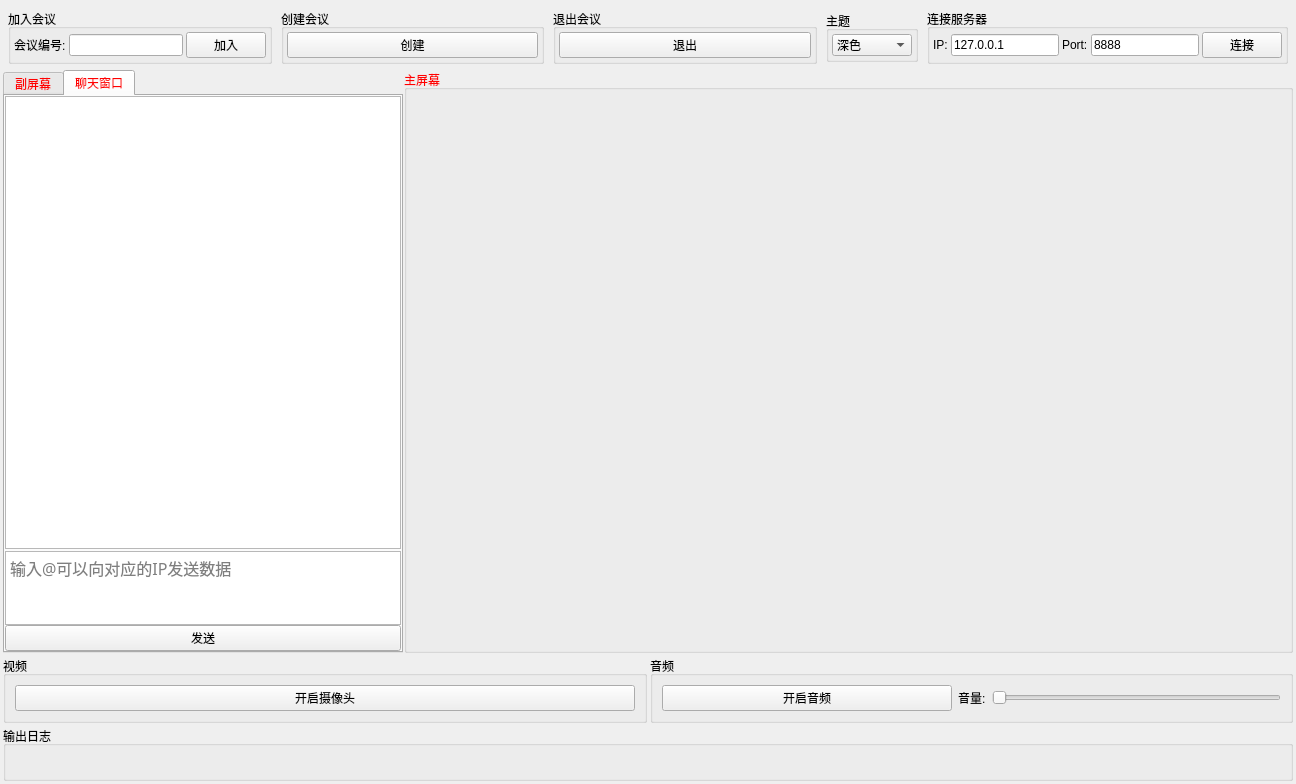
<?xml version="1.0" encoding="UTF-8"?>
<ui version="4.0">
 <class>Widget</class>
 <widget class="QWidget" name="Widget">
  <property name="enabled">
   <bool>true</bool>
  </property>
  <property name="geometry">
   <rect>
    <x>0</x>
    <y>0</y>
    <width>1296</width>
    <height>784</height>
   </rect>
  </property>
  <property name="sizePolicy">
   <sizepolicy hsizetype="Preferred" vsizetype="Fixed">
    <horstretch>0</horstretch>
    <verstretch>0</verstretch>
   </sizepolicy>
  </property>
  <property name="minimumSize">
   <size>
    <width>900</width>
    <height>600</height>
   </size>
  </property>
  <property name="windowTitle">
   <string>云会议</string>
  </property>
  <layout class="QVBoxLayout" name="verticalLayout">
   <property name="spacing">
    <number>3</number>
   </property>
   <property name="leftMargin">
    <number>3</number>
   </property>
   <property name="topMargin">
    <number>3</number>
   </property>
   <property name="rightMargin">
    <number>3</number>
   </property>
   <property name="bottomMargin">
    <number>3</number>
   </property>
   <item>
    <layout class="QHBoxLayout" name="horizontalLayout">
     <property name="spacing">
      <number>9</number>
     </property>
     <property name="leftMargin">
      <number>5</number>
     </property>
     <property name="topMargin">
      <number>6</number>
     </property>
     <property name="rightMargin">
      <number>5</number>
     </property>
     <property name="bottomMargin">
      <number>3</number>
     </property>
     <item>
      <widget class="QGroupBox" name="joinmeetBox">
       <property name="sizePolicy">
        <sizepolicy hsizetype="Expanding" vsizetype="Fixed">
         <horstretch>0</horstretch>
         <verstretch>0</verstretch>
        </sizepolicy>
       </property>
       <property name="cursor">
        <cursorShape>ArrowCursor</cursorShape>
       </property>
       <property name="title">
        <string>加入会议</string>
       </property>
       <layout class="QHBoxLayout" name="horizontalLayout_2">
        <property name="spacing">
         <number>3</number>
        </property>
        <property name="leftMargin">
         <number>3</number>
        </property>
        <property name="topMargin">
         <number>3</number>
        </property>
        <property name="rightMargin">
         <number>3</number>
        </property>
        <property name="bottomMargin">
         <number>3</number>
        </property>
        <item>
         <widget class="QLabel" name="joinmeet_label">
          <property name="text">
           <string>会议编号:</string>
          </property>
         </widget>
        </item>
        <item>
         <widget class="QLineEdit" name="meetno"/>
        </item>
        <item>
         <widget class="QPushButton" name="joinmeetBtn">
          <property name="cursor">
           <cursorShape>ArrowCursor</cursorShape>
          </property>
          <property name="text">
           <string>加入</string>
          </property>
         </widget>
        </item>
       </layout>
      </widget>
     </item>
     <item>
      <widget class="QGroupBox" name="createmeetBox">
       <property name="sizePolicy">
        <sizepolicy hsizetype="Expanding" vsizetype="Fixed">
         <horstretch>0</horstretch>
         <verstretch>0</verstretch>
        </sizepolicy>
       </property>
       <property name="cursor">
        <cursorShape>ArrowCursor</cursorShape>
       </property>
       <property name="title">
        <string>创建会议</string>
       </property>
       <layout class="QHBoxLayout" name="horizontalLayout_3">
        <property name="spacing">
         <number>3</number>
        </property>
        <property name="leftMargin">
         <number>3</number>
        </property>
        <property name="topMargin">
         <number>3</number>
        </property>
        <property name="rightMargin">
         <number>3</number>
        </property>
        <property name="bottomMargin">
         <number>3</number>
        </property>
        <item>
         <widget class="QPushButton" name="createmeetBtn">
          <property name="cursor">
           <cursorShape>ArrowCursor</cursorShape>
          </property>
          <property name="text">
           <string>创建</string>
          </property>
         </widget>
        </item>
       </layout>
      </widget>
     </item>
     <item>
      <widget class="QGroupBox" name="exitmeetBox">
       <property name="sizePolicy">
        <sizepolicy hsizetype="Expanding" vsizetype="Fixed">
         <horstretch>0</horstretch>
         <verstretch>0</verstretch>
        </sizepolicy>
       </property>
       <property name="cursor">
        <cursorShape>ArrowCursor</cursorShape>
       </property>
       <property name="title">
        <string>退出会议</string>
       </property>
       <layout class="QHBoxLayout" name="horizontalLayout_4">
        <property name="spacing">
         <number>3</number>
        </property>
        <property name="leftMargin">
         <number>3</number>
        </property>
        <property name="topMargin">
         <number>3</number>
        </property>
        <property name="rightMargin">
         <number>3</number>
        </property>
        <property name="bottomMargin">
         <number>3</number>
        </property>
        <item>
         <widget class="QPushButton" name="exitmeetBtn">
          <property name="cursor">
           <cursorShape>ArrowCursor</cursorShape>
          </property>
          <property name="text">
           <string>退出</string>
          </property>
         </widget>
        </item>
       </layout>
      </widget>
     </item>
     <item>
      <widget class="QGroupBox" name="themeBox">
       <property name="sizePolicy">
        <sizepolicy hsizetype="Fixed" vsizetype="Fixed">
         <horstretch>0</horstretch>
         <verstretch>0</verstretch>
        </sizepolicy>
       </property>
       <property name="title">
        <string>主题</string>
       </property>
       <layout class="QHBoxLayout" name="horizontalLayout_theme">
        <property name="spacing">
         <number>3</number>
        </property>
        <property name="leftMargin">
         <number>3</number>
        </property>
        <property name="topMargin">
         <number>3</number>
        </property>
        <property name="rightMargin">
         <number>3</number>
        </property>
        <property name="bottomMargin">
         <number>3</number>
        </property>
        <item>
         <widget class="QComboBox" name="themeComboBox">
          <property name="minimumSize">
           <size>
            <width>80</width>
            <height>0</height>
           </size>
          </property>
          <item>
           <property name="text">
            <string>深色</string>
           </property>
          </item>
          <item>
           <property name="text">
            <string>浅色</string>
           </property>
          </item>
         </widget>
        </item>
       </layout>
      </widget>
     </item>
     <item>
      <widget class="QGroupBox" name="groupBox_4">
       <property name="title">
        <string>连接服务器</string>
       </property>
       <layout class="QHBoxLayout" name="horizontalLayout_7">
        <property name="spacing">
         <number>3</number>
        </property>
        <property name="leftMargin">
         <number>3</number>
        </property>
        <property name="topMargin">
         <number>3</number>
        </property>
        <property name="rightMargin">
         <number>3</number>
        </property>
        <property name="bottomMargin">
         <number>3</number>
        </property>
        <item>
         <widget class="QLabel" name="label">
          <property name="text">
           <string>IP:</string>
          </property>
         </widget>
        </item>
        <item>
         <widget class="QLineEdit" name="ip">
          <property name="sizePolicy">
           <sizepolicy hsizetype="Minimum" vsizetype="Fixed">
            <horstretch>0</horstretch>
            <verstretch>0</verstretch>
           </sizepolicy>
          </property>
          <property name="minimumSize">
           <size>
            <width>0</width>
            <height>0</height>
           </size>
          </property>
          <property name="text">
           <string>127.0.0.1</string>
          </property>
         </widget>
        </item>
        <item>
         <widget class="QLabel" name="label_2">
          <property name="text">
           <string>Port:</string>
          </property>
         </widget>
        </item>
        <item>
         <widget class="QLineEdit" name="port">
          <property name="sizePolicy">
           <sizepolicy hsizetype="Minimum" vsizetype="Fixed">
            <horstretch>0</horstretch>
            <verstretch>0</verstretch>
           </sizepolicy>
          </property>
          <property name="maximumSize">
           <size>
            <width>300</width>
            <height>16777215</height>
           </size>
          </property>
          <property name="text">
           <string>8888</string>
          </property>
         </widget>
        </item>
        <item>
         <widget class="QPushButton" name="connServer">
          <property name="text">
           <string>连接</string>
          </property>
         </widget>
        </item>
       </layout>
      </widget>
     </item>
    </layout>
   </item>
   <item>
    <layout class="QHBoxLayout" name="horizontalLayout_5">
     <property name="spacing">
      <number>1</number>
     </property>
     <item>
      <widget class="QTabWidget" name="tabWidget">
       <property name="sizePolicy">
        <sizepolicy hsizetype="Minimum" vsizetype="Expanding">
         <horstretch>0</horstretch>
         <verstretch>0</verstretch>
        </sizepolicy>
       </property>
       <property name="minimumSize">
        <size>
         <width>400</width>
         <height>0</height>
        </size>
       </property>
       <property name="palette">
        <palette>
         <active>
          <colorrole role="WindowText">
           <brush brushstyle="SolidPattern">
            <color alpha="255">
             <red>255</red>
             <green>0</green>
             <blue>0</blue>
            </color>
           </brush>
          </colorrole>
          <colorrole role="Text">
           <brush brushstyle="SolidPattern">
            <color alpha="255">
             <red>255</red>
             <green>0</green>
             <blue>0</blue>
            </color>
           </brush>
          </colorrole>
          <colorrole role="PlaceholderText">
           <brush brushstyle="SolidPattern">
            <color alpha="128">
             <red>255</red>
             <green>0</green>
             <blue>0</blue>
            </color>
           </brush>
          </colorrole>
         </active>
         <inactive>
          <colorrole role="WindowText">
           <brush brushstyle="SolidPattern">
            <color alpha="255">
             <red>255</red>
             <green>0</green>
             <blue>0</blue>
            </color>
           </brush>
          </colorrole>
          <colorrole role="Text">
           <brush brushstyle="SolidPattern">
            <color alpha="255">
             <red>255</red>
             <green>0</green>
             <blue>0</blue>
            </color>
           </brush>
          </colorrole>
          <colorrole role="PlaceholderText">
           <brush brushstyle="SolidPattern">
            <color alpha="128">
             <red>255</red>
             <green>0</green>
             <blue>0</blue>
            </color>
           </brush>
          </colorrole>
         </inactive>
         <disabled>
          <colorrole role="WindowText">
           <brush brushstyle="SolidPattern">
            <color alpha="255">
             <red>120</red>
             <green>120</green>
             <blue>120</blue>
            </color>
           </brush>
          </colorrole>
          <colorrole role="Text">
           <brush brushstyle="SolidPattern">
            <color alpha="255">
             <red>120</red>
             <green>120</green>
             <blue>120</blue>
            </color>
           </brush>
          </colorrole>
          <colorrole role="PlaceholderText">
           <brush brushstyle="SolidPattern">
            <color alpha="128">
             <red>0</red>
             <green>0</green>
             <blue>0</blue>
            </color>
           </brush>
          </colorrole>
         </disabled>
        </palette>
       </property>
       <property name="tabShape">
        <enum>QTabWidget::Rounded</enum>
       </property>
       <property name="currentIndex">
        <number>1</number>
       </property>
       <property name="usesScrollButtons">
        <bool>true</bool>
       </property>
       <widget class="QWidget" name="tab_5">
        <attribute name="title">
         <string>副屏幕</string>
        </attribute>
        <layout class="QVBoxLayout" name="verticalLayout_5">
         <property name="spacing">
          <number>0</number>
         </property>
         <property name="leftMargin">
          <number>0</number>
         </property>
         <property name="topMargin">
          <number>0</number>
         </property>
         <property name="rightMargin">
          <number>0</number>
         </property>
         <property name="bottomMargin">
          <number>0</number>
         </property>
         <item>
          <widget class="QScrollArea" name="scrollArea">
           <property name="lineWidth">
            <number>0</number>
           </property>
           <property name="widgetResizable">
            <bool>true</bool>
           </property>
           <widget class="QWidget" name="scrollAreaWidgetContents">
            <property name="geometry">
             <rect>
              <x>0</x>
              <y>0</y>
              <width>392</width>
              <height>585</height>
             </rect>
            </property>
            <property name="sizePolicy">
             <sizepolicy hsizetype="Expanding" vsizetype="Expanding">
              <horstretch>0</horstretch>
              <verstretch>0</verstretch>
             </sizepolicy>
            </property>
            <layout class="QVBoxLayout" name="verticalLayout_3">
             <property name="spacing">
              <number>3</number>
             </property>
             <property name="leftMargin">
              <number>0</number>
             </property>
             <property name="topMargin">
              <number>0</number>
             </property>
             <property name="rightMargin">
              <number>0</number>
             </property>
             <property name="bottomMargin">
              <number>0</number>
             </property>
            </layout>
           </widget>
          </widget>
         </item>
        </layout>
       </widget>
       <widget class="QWidget" name="tab_6">
        <property name="sizePolicy">
         <sizepolicy hsizetype="Expanding" vsizetype="Expanding">
          <horstretch>0</horstretch>
          <verstretch>0</verstretch>
         </sizepolicy>
        </property>
        <attribute name="title">
         <string>聊天窗口</string>
        </attribute>
        <layout class="QVBoxLayout" name="verticalLayout_6">
         <property name="spacing">
          <number>2</number>
         </property>
         <property name="leftMargin">
          <number>0</number>
         </property>
         <property name="topMargin">
          <number>0</number>
         </property>
         <property name="rightMargin">
          <number>0</number>
         </property>
         <property name="bottomMargin">
          <number>0</number>
         </property>
         <item>
          <widget class="QListWidget" name="listWidget">
           <property name="focusPolicy">
            <enum>Qt::NoFocus</enum>
           </property>
           <property name="horizontalScrollBarPolicy">
            <enum>Qt::ScrollBarAlwaysOff</enum>
           </property>
           <property name="sizeAdjustPolicy">
            <enum>QAbstractScrollArea::AdjustToContents</enum>
           </property>
           <property name="autoScrollMargin">
            <number>0</number>
           </property>
           <property name="itemAlignment">
            <set>Qt::AlignLeading|Qt::AlignLeft|Qt::AlignRight|Qt::AlignTrailing</set>
           </property>
          </widget>
         </item>
         <item>
          <widget class="QWidget" name="widget" native="true">
           <property name="sizePolicy">
            <sizepolicy hsizetype="Preferred" vsizetype="Minimum">
             <horstretch>0</horstretch>
             <verstretch>0</verstretch>
            </sizepolicy>
           </property>
           <property name="maximumSize">
            <size>
             <width>16777215</width>
             <height>100</height>
            </size>
           </property>
           <layout class="QVBoxLayout" name="verticalLayout_7">
            <property name="spacing">
             <number>0</number>
            </property>
            <property name="leftMargin">
             <number>0</number>
            </property>
            <property name="topMargin">
             <number>0</number>
            </property>
            <property name="rightMargin">
             <number>0</number>
            </property>
            <property name="bottomMargin">
             <number>0</number>
            </property>
            <item>
             <widget class="MyTextEdit" name="plainTextEdit">
              <property name="sizePolicy">
               <sizepolicy hsizetype="Minimum" vsizetype="Expanding">
                <horstretch>0</horstretch>
                <verstretch>0</verstretch>
               </sizepolicy>
              </property>
              <property name="maximumSize">
               <size>
                <width>16777215</width>
                <height>80</height>
               </size>
              </property>
              <property name="palette">
               <palette>
                <active>
                 <colorrole role="WindowText">
                  <brush brushstyle="SolidPattern">
                   <color alpha="255">
                    <red>0</red>
                    <green>0</green>
                    <blue>0</blue>
                   </color>
                  </brush>
                 </colorrole>
                 <colorrole role="Text">
                  <brush brushstyle="SolidPattern">
                   <color alpha="255">
                    <red>0</red>
                    <green>0</green>
                    <blue>0</blue>
                   </color>
                  </brush>
                 </colorrole>
                 <colorrole role="PlaceholderText">
                  <brush brushstyle="NoBrush">
                   <color alpha="128">
                    <red>0</red>
                    <green>0</green>
                    <blue>0</blue>
                   </color>
                  </brush>
                 </colorrole>
                </active>
                <inactive>
                 <colorrole role="WindowText">
                  <brush brushstyle="SolidPattern">
                   <color alpha="255">
                    <red>0</red>
                    <green>0</green>
                    <blue>0</blue>
                   </color>
                  </brush>
                 </colorrole>
                 <colorrole role="Text">
                  <brush brushstyle="SolidPattern">
                   <color alpha="255">
                    <red>0</red>
                    <green>0</green>
                    <blue>0</blue>
                   </color>
                  </brush>
                 </colorrole>
                 <colorrole role="PlaceholderText">
                  <brush brushstyle="NoBrush">
                   <color alpha="128">
                    <red>0</red>
                    <green>0</green>
                    <blue>0</blue>
                   </color>
                  </brush>
                 </colorrole>
                </inactive>
                <disabled>
                 <colorrole role="WindowText">
                  <brush brushstyle="SolidPattern">
                   <color alpha="255">
                    <red>120</red>
                    <green>120</green>
                    <blue>120</blue>
                   </color>
                  </brush>
                 </colorrole>
                 <colorrole role="Text">
                  <brush brushstyle="SolidPattern">
                   <color alpha="255">
                    <red>120</red>
                    <green>120</green>
                    <blue>120</blue>
                   </color>
                  </brush>
                 </colorrole>
                 <colorrole role="PlaceholderText">
                  <brush brushstyle="NoBrush">
                   <color alpha="128">
                    <red>0</red>
                    <green>0</green>
                    <blue>0</blue>
                   </color>
                  </brush>
                 </colorrole>
                </disabled>
               </palette>
              </property>
              <property name="font">
               <font>
                <family>Microsoft YaHei</family>
                <pointsize>12</pointsize>
               </font>
              </property>
              <property name="placeholderText">
               <string notr="true">输入@可以向对应的IP发送数据</string>
              </property>
             </widget>
            </item>
            <item>
             <widget class="QPushButton" name="sendmsg">
              <property name="text">
               <string>发送</string>
              </property>
             </widget>
            </item>
           </layout>
          </widget>
         </item>
        </layout>
       </widget>
      </widget>
     </item>
     <item>
      <widget class="QGroupBox" name="groupBox_2">
       <property name="sizePolicy">
        <sizepolicy hsizetype="Expanding" vsizetype="Expanding">
         <horstretch>0</horstretch>
         <verstretch>0</verstretch>
        </sizepolicy>
       </property>
       <property name="palette">
        <palette>
         <active>
          <colorrole role="WindowText">
           <brush brushstyle="SolidPattern">
            <color alpha="255">
             <red>255</red>
             <green>0</green>
             <blue>0</blue>
            </color>
           </brush>
          </colorrole>
         </active>
         <inactive>
          <colorrole role="WindowText">
           <brush brushstyle="SolidPattern">
            <color alpha="255">
             <red>255</red>
             <green>0</green>
             <blue>0</blue>
            </color>
           </brush>
          </colorrole>
         </inactive>
         <disabled>
          <colorrole role="WindowText">
           <brush brushstyle="SolidPattern">
            <color alpha="255">
             <red>120</red>
             <green>120</green>
             <blue>120</blue>
            </color>
           </brush>
          </colorrole>
         </disabled>
        </palette>
       </property>
       <property name="title">
        <string>主屏幕</string>
       </property>
       <layout class="QGridLayout" name="gridLayout">
        <property name="leftMargin">
         <number>0</number>
        </property>
        <property name="topMargin">
         <number>0</number>
        </property>
        <property name="rightMargin">
         <number>0</number>
        </property>
        <property name="bottomMargin">
         <number>0</number>
        </property>
        <property name="spacing">
         <number>0</number>
        </property>
        <item row="0" column="0">
         <widget class="QLabel" name="mainshow_label">
          <property name="sizePolicy">
           <sizepolicy hsizetype="Expanding" vsizetype="Expanding">
            <horstretch>0</horstretch>
            <verstretch>0</verstretch>
           </sizepolicy>
          </property>
          <property name="text">
           <string/>
          </property>
          <property name="openExternalLinks">
           <bool>false</bool>
          </property>
         </widget>
        </item>
       </layout>
      </widget>
     </item>
    </layout>
   </item>
   <item>
    <layout class="QHBoxLayout" name="horizontalLayout_6">
     <item>
      <widget class="QGroupBox" name="groupBox_5">
       <property name="sizePolicy">
        <sizepolicy hsizetype="Expanding" vsizetype="Preferred">
         <horstretch>0</horstretch>
         <verstretch>0</verstretch>
        </sizepolicy>
       </property>
       <property name="title">
        <string>视频</string>
       </property>
       <layout class="QHBoxLayout" name="horizontalLayout_9">
        <item>
         <widget class="QPushButton" name="openVedio">
          <property name="text">
           <string>开启摄像头</string>
          </property>
         </widget>
        </item>
       </layout>
      </widget>
     </item>
     <item>
      <widget class="QGroupBox" name="groupBox_6">
       <property name="title">
        <string>音频</string>
       </property>
       <layout class="QHBoxLayout" name="horizontalLayout_8">
        <item>
         <widget class="QPushButton" name="openAudio">
          <property name="sizePolicy">
           <sizepolicy hsizetype="Expanding" vsizetype="Fixed">
            <horstretch>0</horstretch>
            <verstretch>0</verstretch>
           </sizepolicy>
          </property>
          <property name="text">
           <string>开启音频</string>
          </property>
         </widget>
        </item>
        <item>
         <widget class="QLabel" name="label_3">
          <property name="text">
           <string>音量:</string>
          </property>
         </widget>
        </item>
        <item>
         <widget class="QSlider" name="horizontalSlider">
          <property name="orientation">
           <enum>Qt::Horizontal</enum>
          </property>
         </widget>
        </item>
       </layout>
      </widget>
     </item>
    </layout>
   </item>
   <item>
    <widget class="QGroupBox" name="groupBox_3">
     <property name="sizePolicy">
      <sizepolicy hsizetype="Expanding" vsizetype="Fixed">
       <horstretch>0</horstretch>
       <verstretch>0</verstretch>
      </sizepolicy>
     </property>
     <property name="title">
      <string>输出日志</string>
     </property>
     <layout class="QVBoxLayout" name="verticalLayout_2">
      <property name="spacing">
       <number>6</number>
      </property>
      <property name="leftMargin">
       <number>9</number>
      </property>
      <property name="topMargin">
       <number>9</number>
      </property>
      <property name="rightMargin">
       <number>9</number>
      </property>
      <property name="bottomMargin">
       <number>9</number>
      </property>
      <item>
       <widget class="QLabel" name="outlog">
        <property name="sizePolicy">
         <sizepolicy hsizetype="Expanding" vsizetype="Preferred">
          <horstretch>0</horstretch>
          <verstretch>0</verstretch>
         </sizepolicy>
        </property>
        <property name="palette">
         <palette>
          <active>
           <colorrole role="WindowText">
            <brush brushstyle="SolidPattern">
             <color alpha="255">
              <red>255</red>
              <green>0</green>
              <blue>0</blue>
             </color>
            </brush>
           </colorrole>
          </active>
          <inactive>
           <colorrole role="WindowText">
            <brush brushstyle="SolidPattern">
             <color alpha="255">
              <red>255</red>
              <green>0</green>
              <blue>0</blue>
             </color>
            </brush>
           </colorrole>
          </inactive>
          <disabled>
           <colorrole role="WindowText">
            <brush brushstyle="SolidPattern">
             <color alpha="255">
              <red>120</red>
              <green>120</green>
              <blue>120</blue>
             </color>
            </brush>
           </colorrole>
          </disabled>
         </palette>
        </property>
        <property name="text">
         <string/>
        </property>
       </widget>
      </item>
     </layout>
    </widget>
   </item>
  </layout>
 </widget>
 <customwidgets>
  <customwidget>
   <class>MyTextEdit</class>
   <extends>QPlainTextEdit</extends>
   <header>mytextedit.h</header>
  </customwidget>
 </customwidgets>
 <resources/>
 <connections/>
</ui>
